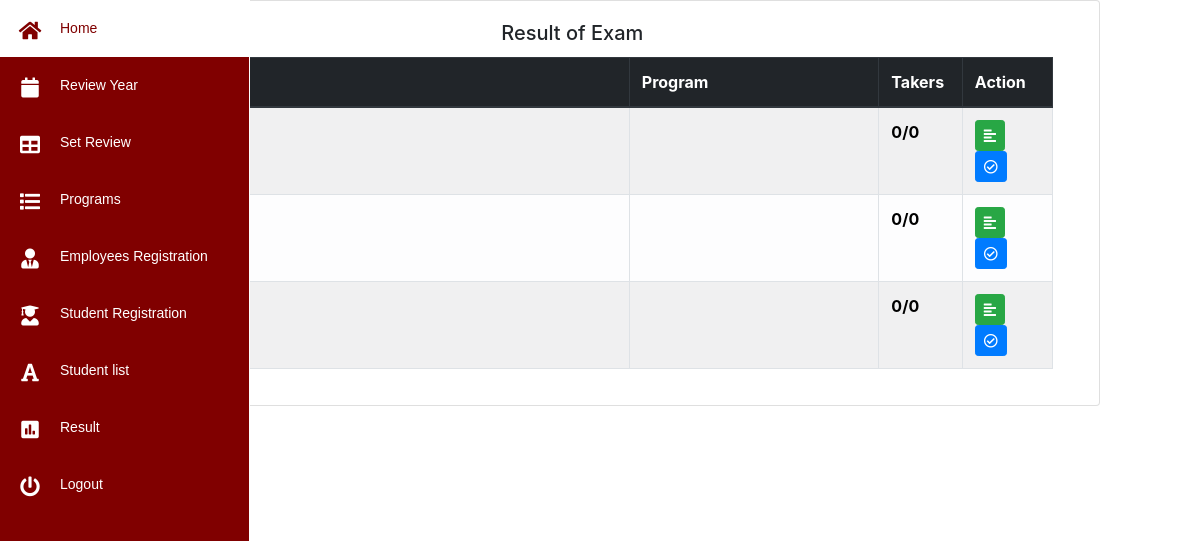
Page /admin/result.php (signed in) on the earlier database version.
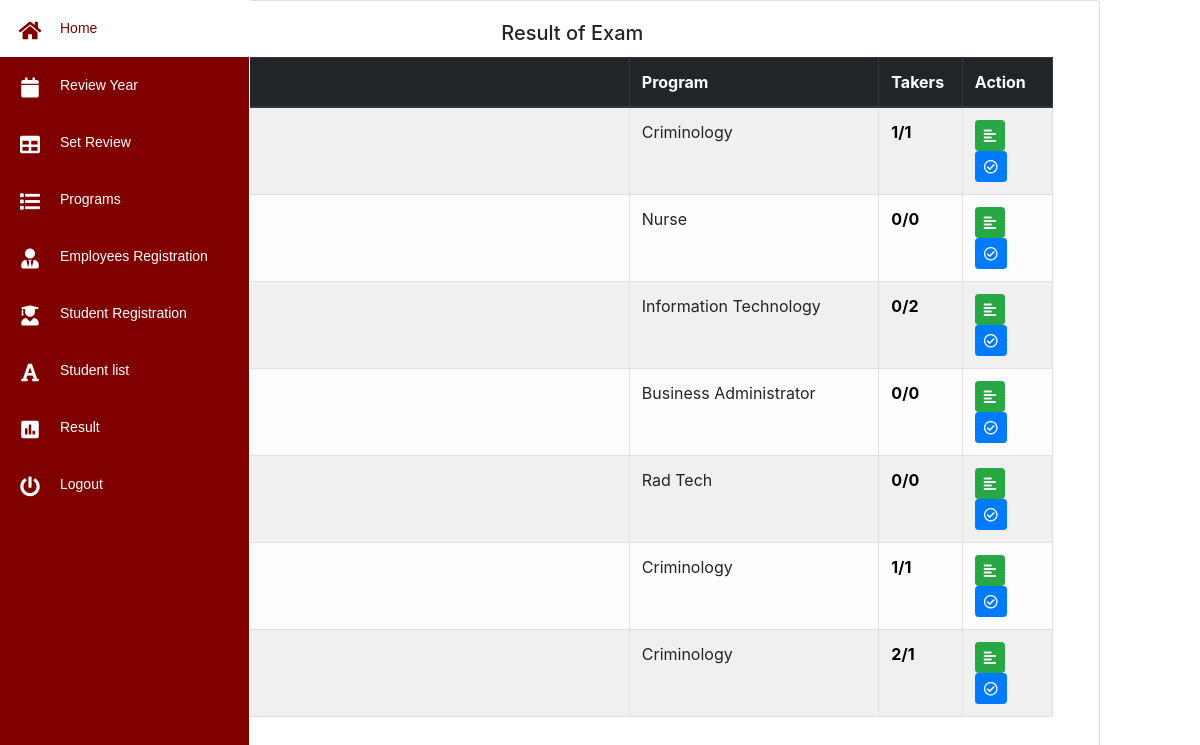
Same page on the later database version.
### tables this page shows
CREATE TABLE `lexamtb` (
  `lexamtbl_id` int(11) NOT NULL,
  `exam_name` varchar(255) NOT NULL,
  `program` varchar(225) NOT NULL,
  `exam_no` varchar(255) NOT NULL,
  `actyear` varchar(225) NOT NULL,
  `status` enum('0','1') NOT NULL
);

### admin/result.php (the view, shortened to what this page needs)
<!DOCTYPE html>
<html>
<head>
</head>
<body>
<?php
include 'php/nav.php';
$q1="SELECT * FROM lexamtb WHERE actyear ='$active'";
 $r1= mysqli_query($conn,$q1);
?>
 <link rel="stylesheet" type="text/css" href="https://cdn.datatables.net/1.10.19/css/jquery.dataTables.css">
<div class="container">
<div class="card" style="width: 95%;">
  <div class="card-body">
    <h5 class="card-title text-center">Result of Exam</h5>
   <div class=" table-sorting table-responsive-sm mx-auto " style="width:95%">
                   <table class="table table-striped table-bordered table-light"  id="tSortable20">
                    <thead class="thead-dark">
                     <tr>
                                            <th style="width:1%">#</th>
                                            <th style="width:40%">Exam List</th>
                                            <th style="width:20%">Program</th>
                                            <th style="width:2%">Takers</th>
                                            <th style="width:5%">Action</th>
                                        </tr>
                                      </thead>
                                              <tbody>
                                        <?php
                                        $counter =1;
                                        while($row = mysqli_fetch_array($r1)){
?>
                                        <tr weight="100%">
                                        <td ><?php echo $counter; ?></td>
                                        <td><?php echo $row["exam_name"]; ?></td>
                                        <td><?php echo $row["program"]; ?></td>
 <?php
 $eid = $row["exam_no"];
$program =$row["program"];
$rows_enroll= mysqli_query($conn, "SELECT * FROM enrolltbl WHERE enroll_date ='$active' AND program='$program'");
$rows_enroll_count= mysqli_num_rows($rows_enroll);
$rows_done= mysqli_query($conn, "SELECT * FROM evaltbl WHERE exam_no ='$eid' ");
$rows_done_count= mysqli_num_rows($rows_done);
?>
                          <td style="color: white;"><b style="color: black"><?php echo $rows_done_count;?>/<?php echo $rows_enroll_count;?></b> </td>
                                     <td><a href="eval.php?id=<?php echo $row["exam_no"]; ?>" class="btn btn-success btn-sm" title="evaluation" ><i class="fas fa-align-left"></i></a>
                                      <a href="result_es.php?id=<?php echo $row["exam_no"]; ?>" class="btn btn-primary btn-sm" title="exam result" ><i class="far fa-check-circle"></i></a>
                                     </td>
                             </tr>
<?php
 $counter++;
   }
  ?>
  </tbody>
</div></div>
</body>
</html>

Differences in the rows shown:
removed lexamtb: rows_done_count "0", rows_enroll_count "0"
removed lexamtb: rows_done_count "0", rows_enroll_count "0"
removed lexamtb: rows_done_count "0", rows_enroll_count "0"
added lexamtb: program "Criminology", rows_done_count "1", rows_enroll_count "1"
added lexamtb: program "Nurse", rows_done_count "0", rows_enroll_count "0"
added lexamtb: program "Information Technology", rows_done_count "0", rows_enroll_count "2"
added lexamtb: program "Business Administrator", rows_done_count "0", rows_enroll_count "0"
added lexamtb: program "Rad Tech", rows_done_count "0", rows_enroll_count "0"
added lexamtb: program "Criminology", rows_done_count "1", rows_enroll_count "1"
added lexamtb: program "Criminology", rows_done_count "2", rows_enroll_count "1"
